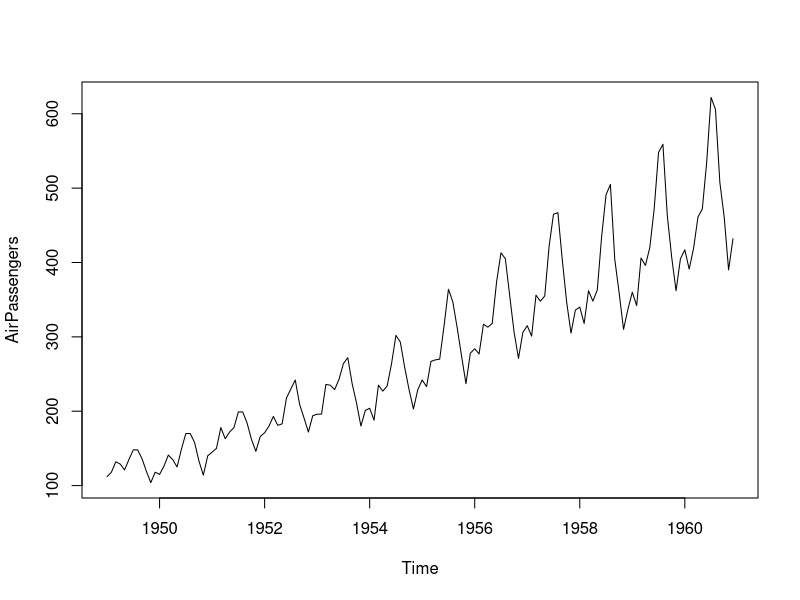
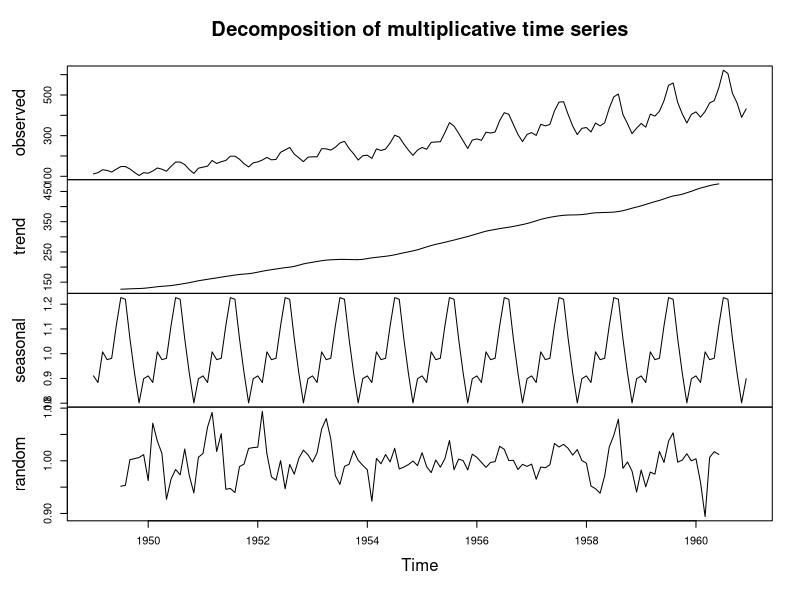
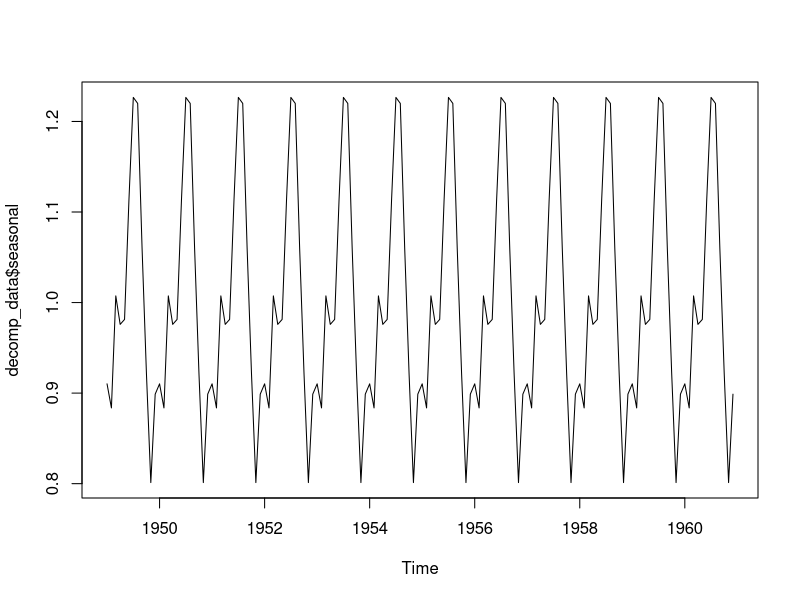
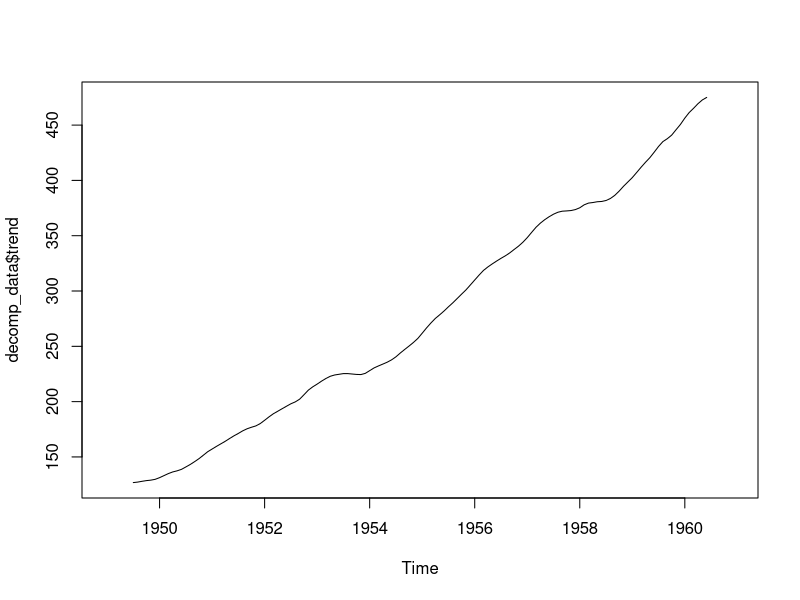
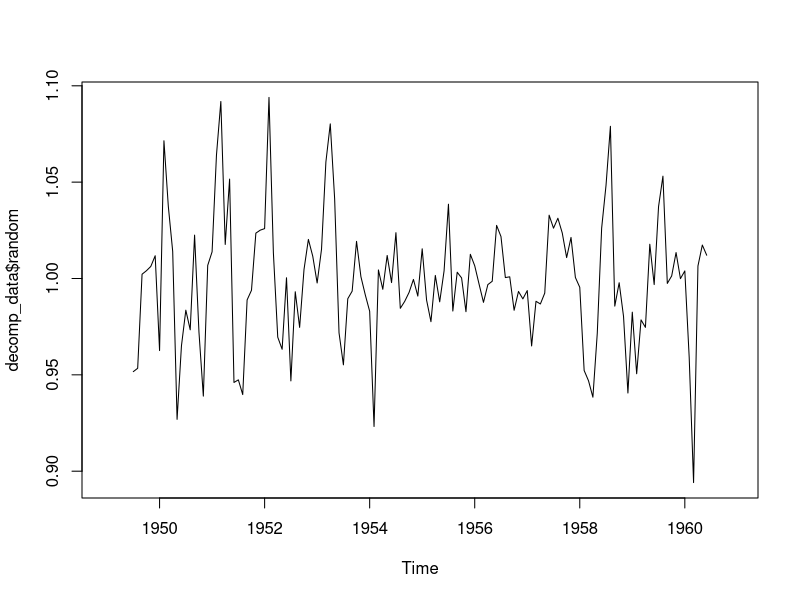
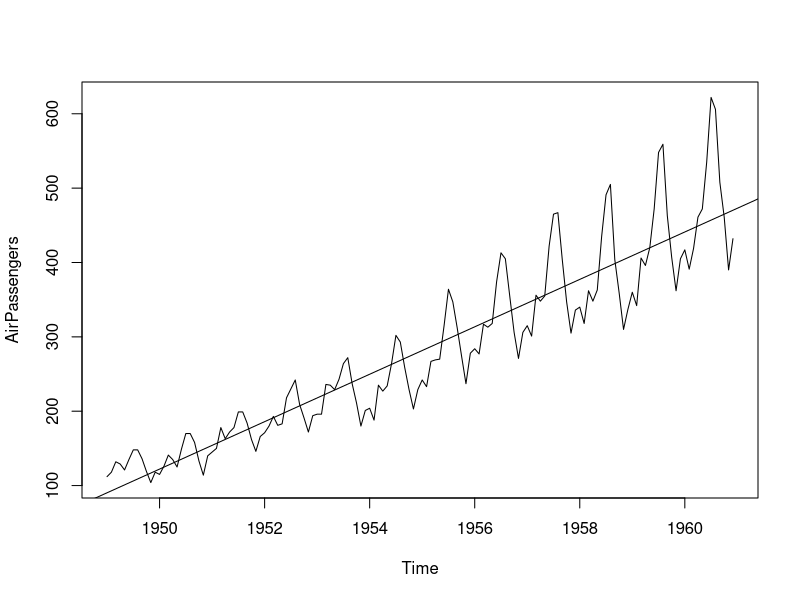

Write R code to recreate these figures, in order.
install.packages('forecast')
library(forecast) 

data("AirPassengers") 
AirPassengers
summary(AirPassengers)
plot (AirPassengers) 

ts_data <- ts(AirPassengers, frequency=12) 			# Convert to time series, monthly frequency
decomp_data <- decompose(AirPassengers, "multiplicative") 		# Decompose data
plot(decomp_data) 								# Plot decomposed data

# Individual decomposed plots
plot(decomp_data$seasonal)
plot(decomp_data$trend)
plot(decomp_data$random)

# Regression line
plot(AirPassengers)
regression_model <- lm(AirPassengers ~ time(AirPassengers))
abline(regression_model)
